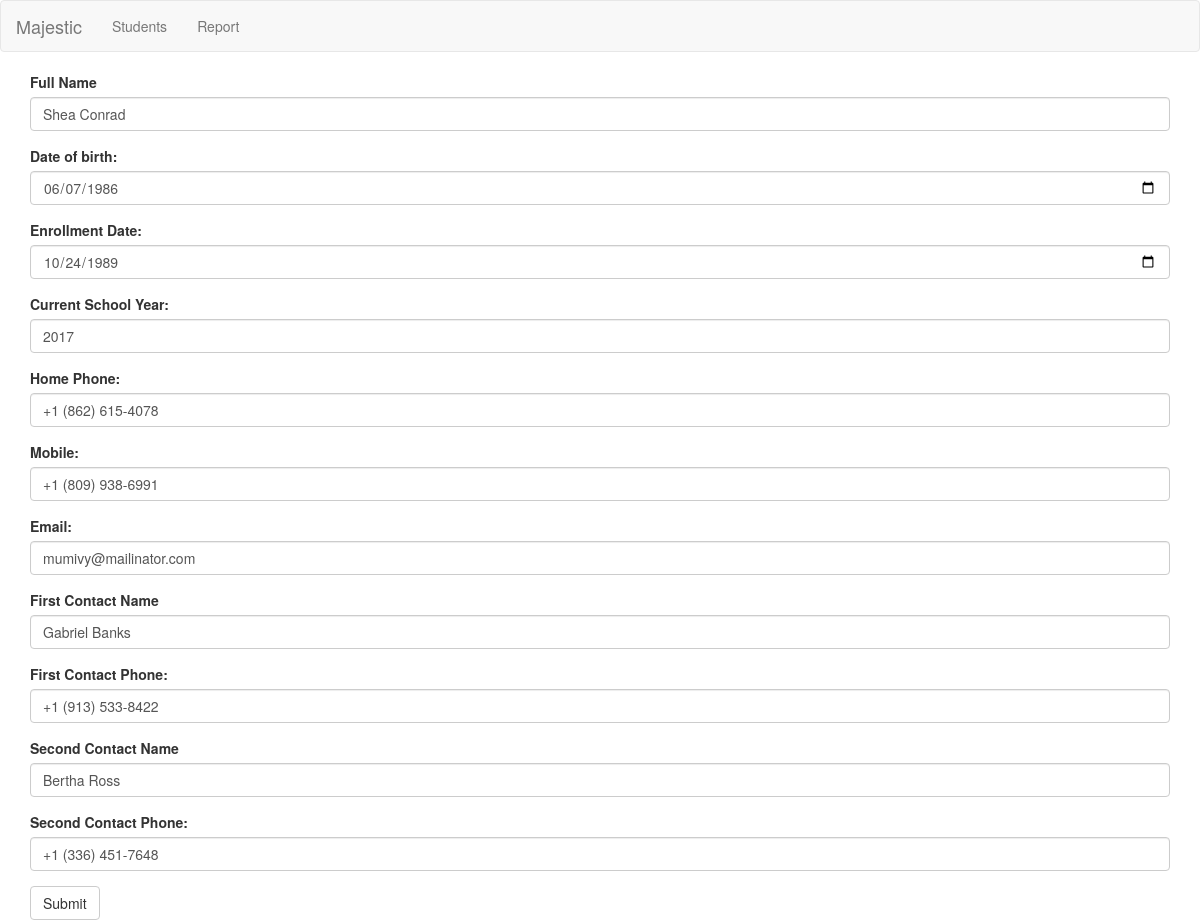
Screenshot of /edit.php?id=6 with the database file from the repository.
### tables this page shows
CREATE TABLE `students` (
  `id` int(11) NOT NULL,
  `full_name` varchar(50) NOT NULL,
  `dob` date NOT NULL,
  `enrollment_date` date NOT NULL,
  `current_school_year` int(11) NOT NULL,
  `home_phone` varchar(40) NOT NULL,
  `mobile` varchar(40) NOT NULL,
  `email` varchar(80) NOT NULL,
  `first_contact_name` varchar(50) NOT NULL,
  `first_contact_phone` varchar(40) NOT NULL,
  `second_contact_name` varchar(50) NOT NULL,
  `second_contact_phone` varchar(40) NOT NULL,
  `profile_photo_path` varchar(100) NOT NULL,
  `time_stamp` timestamp NOT NULL DEFAULT CURRENT_TIMESTAMP ON UPDATE CURRENT_TIMESTAMP
);

### classes/Student.php (called while the page is built, shortened)
<?php
class Student
{
    public $conn;
    public function __construct()
    {
        $servername = "localhost";
        $username = "root";
        $password = "";
        $dbname = "majestic";
        $this->conn = mysqli_connect($servername, $username, $password, $dbname);
    }
    public function fetch_user_details($id)
    {
        $sql = "SELECT * FROM students WHERE id = $id";
        $result = mysqli_query($this->conn, $sql);
        return $result;
    }
}

### form.php (the view, shortened to what this page needs)
<form method="POST" action="" enctype="multipart/form-data">
        <div class="form-group">
            <label for="full_name">Full Name</label>
            <input type="text" class="form-control" id="full_name" name="full_name" value="<?php echo isset($student_detail)? $student_detail['full_name']:''?>" required />
        </div>
        <div class="form-group">
            <label for="date_of_birth">Date of birth:</label>
            <input type="date" class="form-control" id="dob" name="dob" value="<?php echo isset($student_detail)? $student_detail['dob']:''?>" required />
        </div>
        <div class="form-group">
            <label for="enrollment_date">Enrollment Date:</label>
            <input type="date" class="form-control" id="enrollment_date" name="enrollment_date" value="<?php echo isset($student_detail)? $student_detail['enrollment_date']:''?>" required />
        </div>
        <div class="form-group">
            <label for="school_year">Current School Year:</label>
            <input type="number" class="form-control" min="1900" max="2099" step="1" name="current_school_year" value="<?php echo isset($student_detail)? $student_detail['current_school_year']:''?>" required />
        </div>
        <div class="form-group">
            <label for="home_phone">Home Phone:</label>
            <input type="tel" class="form-control" name="home_phone" value="<?php echo isset($student_detail)? $student_detail['home_phone']:''?>" required />
        </div>
        <div class="form-group">
            <label for="mobile">Mobile:</label>
            <input type="tel" class="form-control" name="mobile" value="<?php echo isset($student_detail)? $student_detail['mobile']:''?>" required />
        </div>
        <div class="form-group">
            <label for="email">Email:</label>
            <input type="email" class="form-control" name="email" value="<?php echo isset($student_detail)? $student_detail['email']:''?>" required />
        </div>
        <div class="form-group">
            <label for="first_contact_name">First Contact Name</label>
            <input type="text" class="form-control" id="first_contact_name" name="first_contact_name" value="<?php echo isset($student_detail)? $student_detail['first_contact_name']:''?>" required />
        </div>
        <div class="form-group">
            <label for="first_contact_phone">First Contact Phone:</label>
            <input type="tel" class="form-control" name="first_contact_phone" value="<?php echo isset($student_detail)? $student_detail['first_contact_phone']:''?>" required />
        </div>
        <div class="form-group">
            <label for="second_contact_name">Second Contact Name</label>
            <input type="text" class="form-control" id="second_contact_name" name="second_contact_name" value="<?php echo isset($student_detail)? $student_detail['second_contact_name']:''?>" required />
        </div>
        <div class="form-group">
            <label for="second_contact_phone">Second Contact Phone:</label>
            <input type="tel" class="form-control" name="second_contact_phone" value="<?php echo isset($student_detail)? $student_detail['second_contact_phone']:''?>" required />
        </div>
        <button type="submit" class="btn btn-default" name="submit">Submit</button>
    </form>

### rows the page displays
students: full_name "Shea Conrad", dob "06/07/1986", enrollment_date "10/24/1989", current_school_year "2017", home_phone "+1 (862) 615-4078", mobile "+1 (809) 938-6991", email "mumivy@mailinator.com", first_contact_name "Gabriel Banks", first_contact_phone "+1 (913) 533-8422", second_contact_name "Bertha Ross", second_contact_phone "+1 (336) 451-7648"
